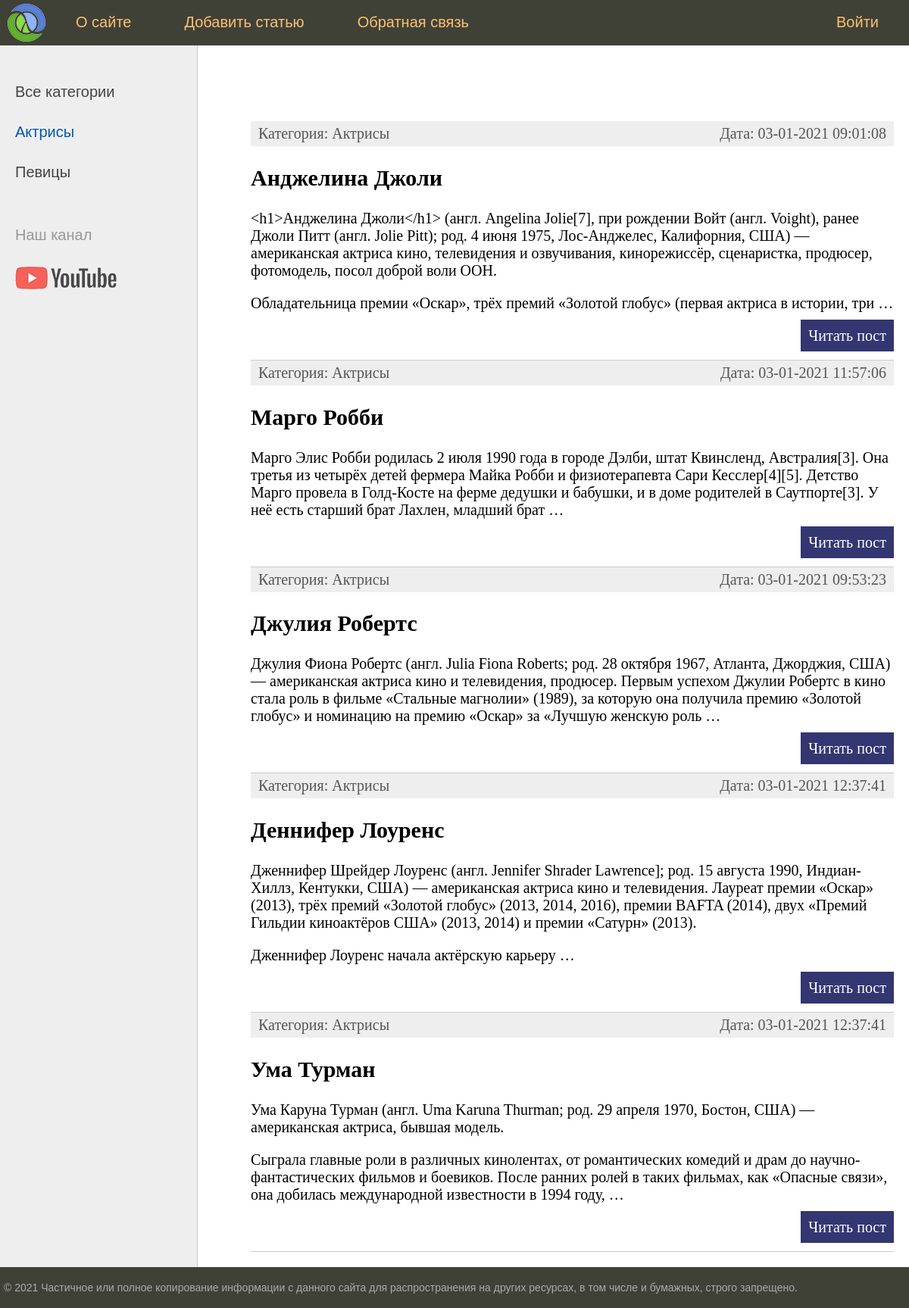
The app's page /category/1/, older data.
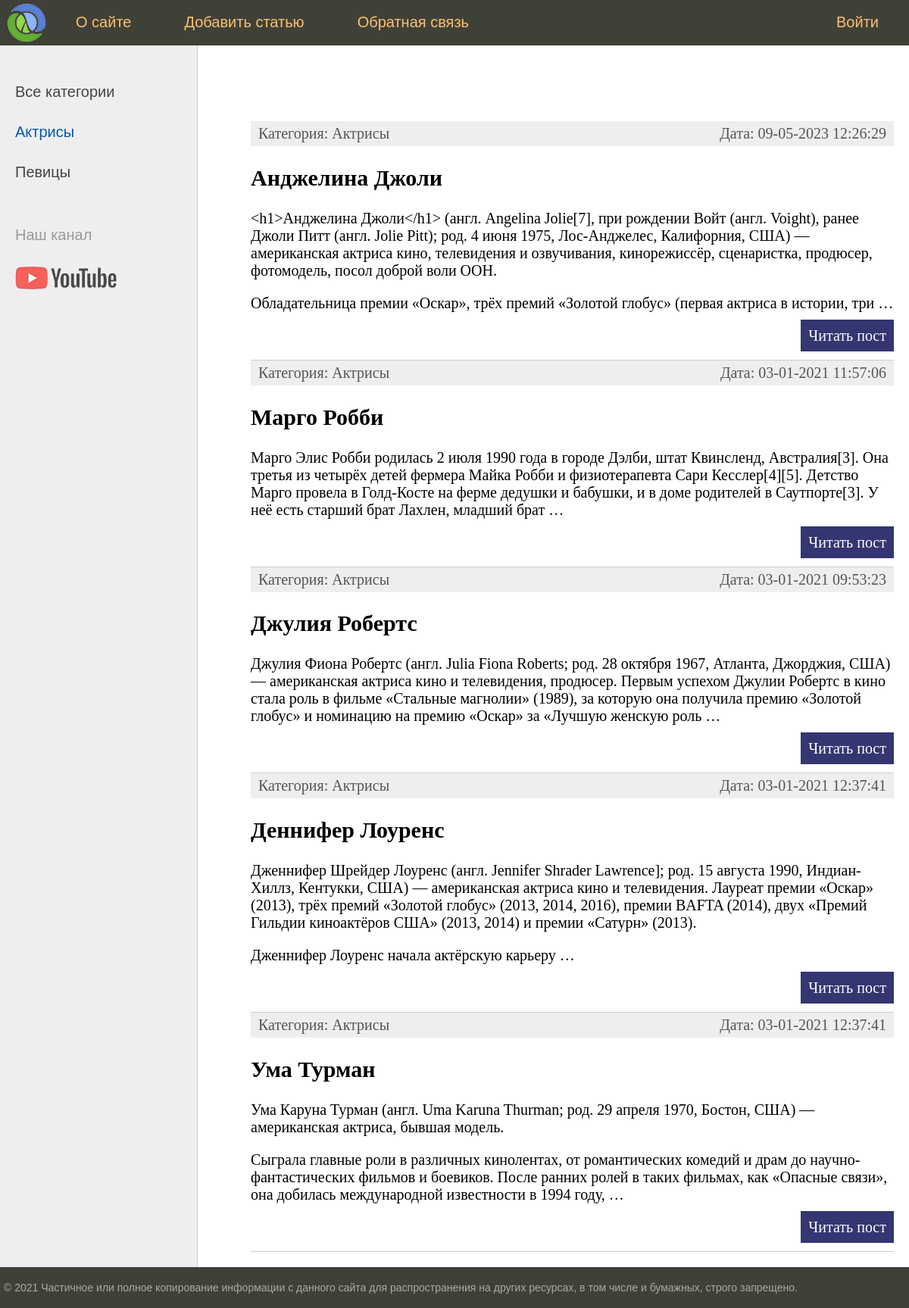
The same page, newer data.
### women/models.py (models this page shows, shortened)
class Women(models.Model):
    title = models.CharField(max_length=255, verbose_name='Заголовок')
    content = models.TextField(blank=True, verbose_name='Текст статьи')
    photo = models.ImageField(upload_to="photos/%Y/%m/%d", verbose_name="Фото")
    time_create = models.DateTimeField(auto_now_add=True, verbose_name='Дата создания')
    time_update = models.DateTimeField(auto_now=True, verbose_name='Дата изменения')
    is_published = models.BooleanField(default=True, verbose_name='Публикация')
    cat = models.ForeignKey('Category', on_delete=models.PROTECT, null=True, verbose_name='Категория')
    def get_absolute_url(self):
        return reverse('post', kwargs={'post_id': self.pk})
    class Meta:
        verbose_name = 'Известные женщины'
        verbose_name_plural = 'Известные женщины'
        ordering = ['time_create', 'title']

class Category(models.Model):
    name = models.CharField(max_length=100, db_index=True, verbose_name='Название категории')
    def __str__(self):
        return self.name
    def get_absolute_url(self):
        return reverse('category', kwargs={'cat_id': self.pk})
    class Meta:
        verbose_name = 'Категории'
        verbose_name_plural = 'Категории'
        ordering = ['name']

### women/views.py (the view)
# urls.py: path('category/<int:cat_id>/', show_category, name='category'),
def show_category(request, cat_id):
    posts = Women.objects.filter(cat_id=cat_id)
    if len(posts) == 0:
        raise Http404()
    context = {
        'posts': posts,
        'title': 'Отображение по рубрикам',
        'cat_selected': cat_id,
    }
    return render(request, 'women/index.html', context=context)

### women/templatetags/women_tags.py (called while the page is built)
@register.inclusion_tag('women/nav_menu.html')
def show_nav_menu():
    menu = [
        {'title': 'О сайте', 'url_name': 'about'},
        {'title': 'Добавить статью', 'url_name': 'add_page'},
        {'title': 'Обратная связь', 'url_name': 'contact'},
        {'title': 'Войти', 'url_name': 'login'},
    ]
    posts = Women.objects.all()
    return {'posts': posts,
            'menu': menu,
            'title': 'Main page',
            'cat_selected': 0,}

@register.inclusion_tag('women/list_categories.html')
def show_categories(sort=None, cat_selected=0):
    if not sort:
        cats = Category.objects.all()
    else:
        cats = Category.objects.order_by(sort)
    return {'cats': cats, 'cat_selected': cat_selected}

### women/templates/women/index.html (shortened to what this page needs)
{% extends 'women/base.html' %}
{% block content %}
<ul class="list-articles">
	{% for p in posts %}
		<li><div class="article-panel">
			<p class="first">Категория: {{p.cat}}</p>
			<p class="last">Дата: {{p.time_update|date:"d-m-Y H:i:s"}}</p>
		</div>
		<h2>{{p.title}}</h2>
			{% autoescape on%}
		<p>{{p.content|linebreaks|truncatewords:50}}</p>
			{% endautoescape %}
		<p class="link-read-post"><a href="{{p.get_absolute_url}}">Читать пост</a></p>
		</li>
	{% endfor %}
</ul>
{% endblock %}

Row changes from the older to the newer data that the page shows:
changed Women "Анджелина Джоли": time_update "03-01-2021 09:01:08" → "09-05-2023 12:26:29"
